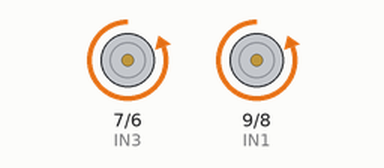
A sketch run on a simulated Arduino Uno, built with avr-gcc and run on an emulated ATmega328P. On the bench: motor-driver pin pairs drawn as motors (green arrow = first pin HIGH = forward, orange = second pin HIGH = backward, longer = more drive).

Above: at 1.5 s.
At 4.5 s:
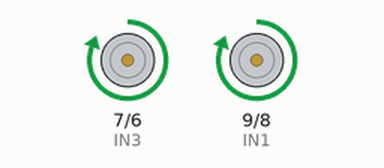
Timing chart, 0 to 7.8 s (numbered marks = the images above):
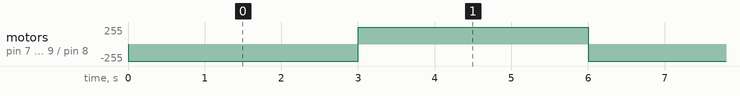

Measured:
- by itself, motor on pin 7 (IN3) / pin 6 (IN4), motor on pin 9 (IN1) / pin 8 (IN2): alternates forward 255/255 for 3.0 s and backward 255/255 for 3.0 s

The sketch:

linear_actuator.ino
```cpp
byte Speed = 0; // Intialize Varaible for the speed of the motor (0-255);
int IN1 = 9; // 왼쪽 줄이기
int IN2 = 8; // 왼쪽 늘리기
int IN3 = 7; //오른쪽 줄이기
int IN4 = 6; //오른쪽 늘리기

void setup() {
pinMode(IN1, OUTPUT);
pinMode(IN2, OUTPUT);
pinMode(IN3, OUTPUT);
pinMode(IN4, OUTPUT);

}

void loop() {
  // Extend Actuator at Full Speed
  Speed = 255;
  analogWrite(IN1, 0);
  analogWrite(IN2, Speed);
  analogWrite(IN3, 0);
  analogWrite(IN4, Speed);

  delay(3000);
  analogWrite(IN1, Speed);
  analogWrite(IN2, 0);
  analogWrite(IN3, Speed);
  analogWrite(IN4, 0);
  delay(3000);
}
```
